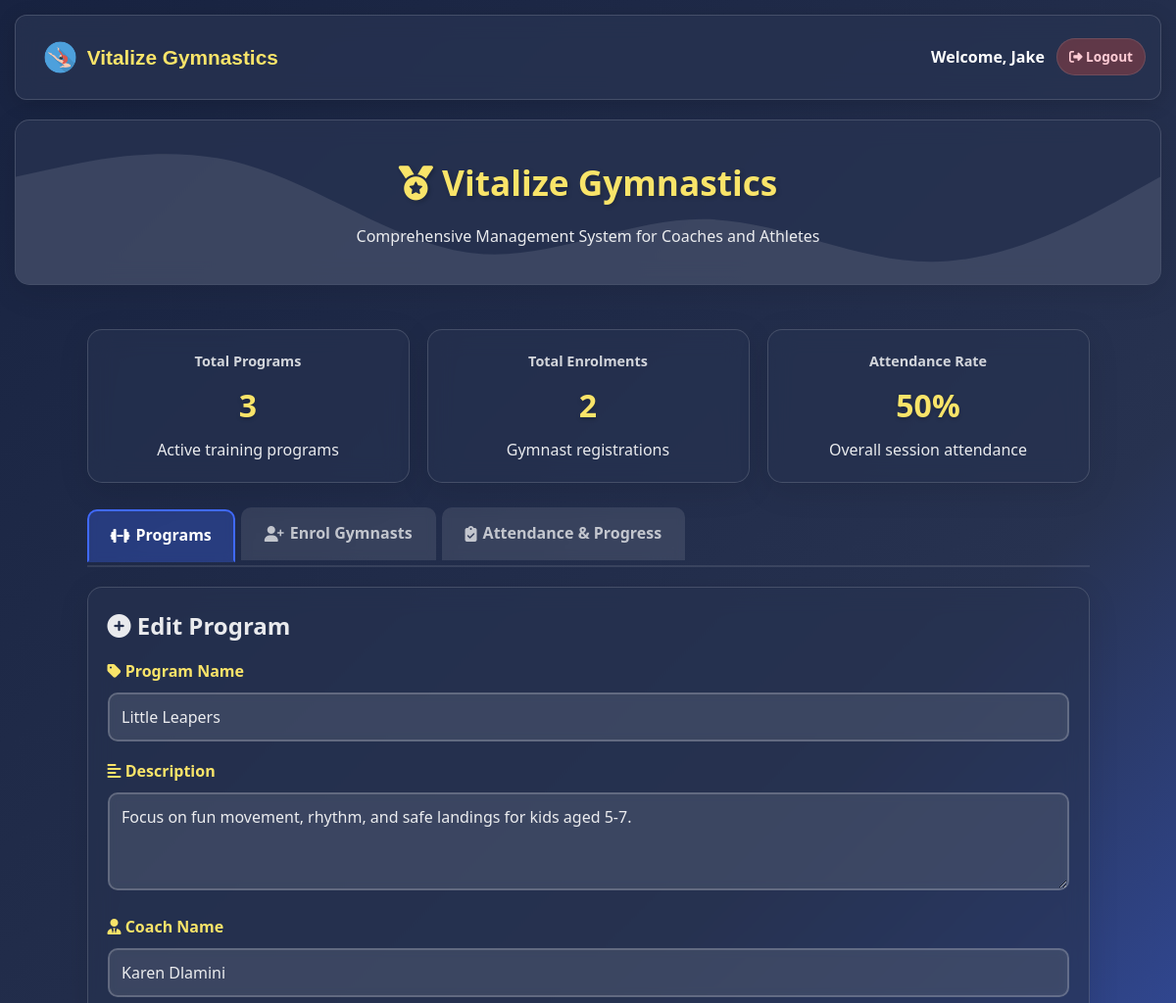
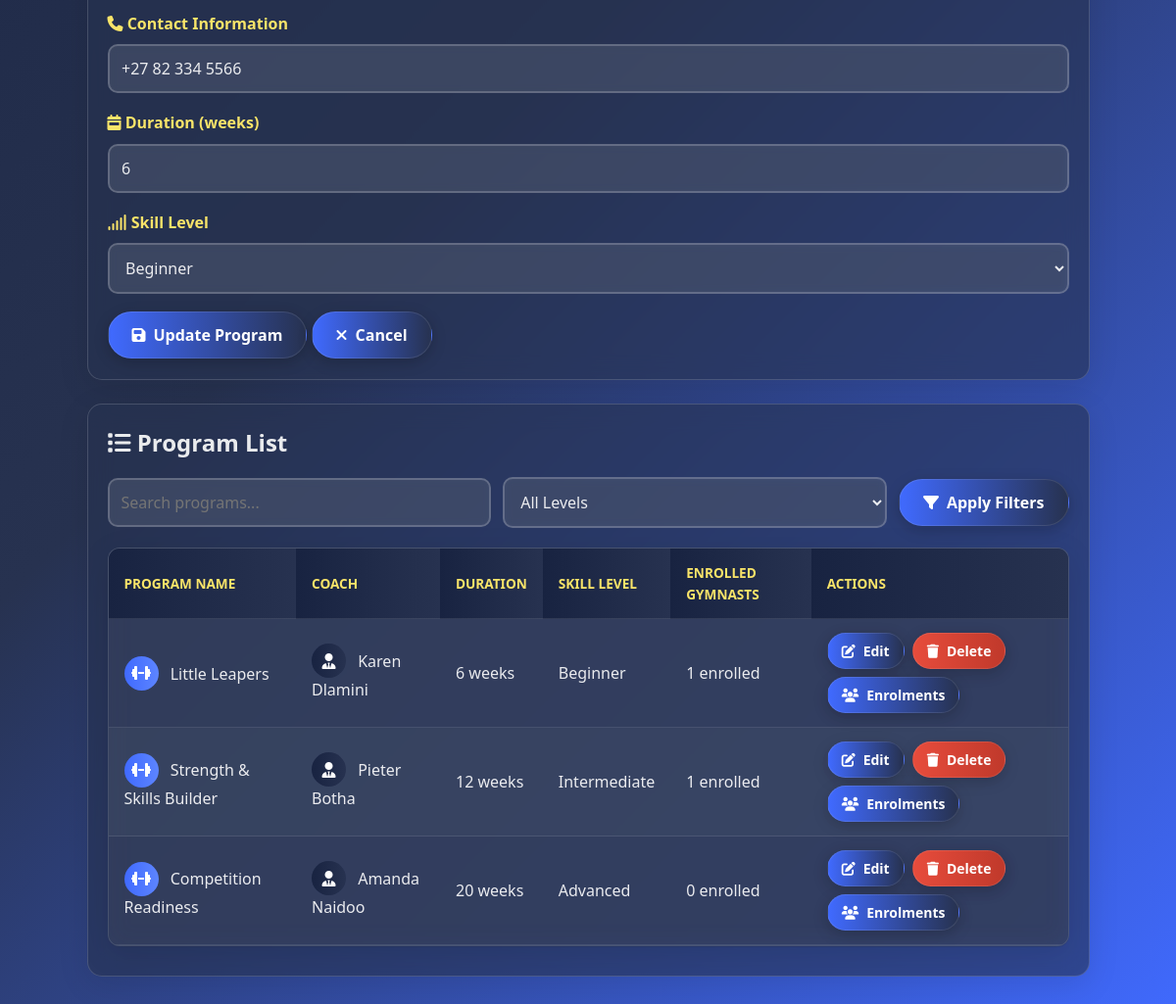
Page /index.php?edit=1 (signed in) on the committed database (2 pictures, top to bottom).
### tables this page shows
CREATE TABLE `programs` (
  `id` int(11) NOT NULL,
  `name` varchar(255) NOT NULL,
  `description` text NOT NULL,
  `coachName` varchar(255) NOT NULL,
  `contact` varchar(255) NOT NULL,
  `duration` int(11) NOT NULL,
  `skillLevel` enum('Beginner','Intermediate','Advanced') NOT NULL,
  `createdAt` timestamp NOT NULL DEFAULT current_timestamp()
);

### index.php (the view, shortened to what this page needs)
<?php
include 'config.php';
function filterPrograms($pdo, $searchTerm = '', $skillLevel = '') {
    $query = "SELECT p.*, COUNT(e.id) as enrolmentCount FROM programs p
              LEFT JOIN enrolments e ON p.id = e.programId";
    $params = [];
    $query .= " GROUP BY p.id";
    $stmt = $pdo->prepare($query);
    $stmt->execute($params);
    return $stmt->fetchAll(PDO::FETCH_ASSOC);
}
function getAllPrograms($pdo) {
    $stmt = $pdo->prepare("SELECT * FROM programs");
    $stmt->execute();
    return $stmt->fetchAll(PDO::FETCH_ASSOC);
}
function getAllEnrolments($pdo) {
    $stmt = $pdo->prepare("SELECT e.*, p.name as programName FROM enrolments e
                          JOIN programs p ON e.programId = p.id");
    $stmt->execute();
    return $stmt->fetchAll(PDO::FETCH_ASSOC);
}
function getAttendanceStats($pdo) {
    $stmt = $pdo->prepare("SELECT
                          COUNT(*) as totalSessions,
                          SUM(attended) as attendedSessions
                          FROM attendance");
    $stmt->execute();
    return $stmt->fetch(PDO::FETCH_ASSOC);
}
$searchTerm = $_GET['search'] ?? '';
$filterLevel = $_GET['skillLevel'] ?? '';
$filteredPrograms = filterPrograms($pdo, $searchTerm, $filterLevel);
$allPrograms = getAllPrograms($pdo);
$allEnrolments = getAllEnrolments($pdo);
$attendanceStats = getAttendanceStats($pdo);
$editingProgram = null;
if (isset($_GET['edit'])) {
    $programId = $_GET['edit'];
    $stmt = $pdo->prepare("SELECT * FROM programs WHERE id = ?");
    $stmt->execute([$programId]);
    $editingProgram = $stmt->fetch(PDO::FETCH_ASSOC);
}
?>
<!DOCTYPE html>
<html lang="en">
<head>
    <link rel="stylesheet" href="style.css">
    <link rel="stylesheet" href="https://cdnjs.cloudflare.com/ajax/libs/font-awesome/6.4.0/css/all.min.css">
</head>
<body>
    <nav class="navbar">
        <div class="navbar-left">
            <img src="acrobat.png" alt="Acrobat Logo" class="acrobat_logo"> Vitalize Gymnastics
        </div>
        <div class="navbar-right">
            <span>Welcome, <?php echo htmlspecialchars($_SESSION['username']); ?></span>
            <a href="logout.php" class="logout-btn"><i class="fas fa-sign-out-alt"></i> Logout</a>
        </div>
    </nav>
    <header>
        <div class="container">
            <h1><i class="fas fa-medal"></i> Vitalize Gymnastics</h1>
            <p>Comprehensive Management System for Coaches and Athletes</p>
        </div>
    </header>
    <div class="container">
        <div class="stats-container">
            <div class="stat-card">
                <div class="stat-label">Total Programs</div>
                <div class="stat-number"><?php echo count($allPrograms); ?></div>
                <div class="stat-desc">Active training programs</div>
            </div>
            <div class="stat-card">
                <div class="stat-label">Total Enrolments</div>
                <div class="stat-number"><?php echo count($allEnrolments); ?></div>
                <div class="stat-desc">Gymnast registrations</div>
            </div>
            <div class="stat-card">
                <div class="stat-label">Attendance Rate</div>
                <div class="stat-number">
                    <?php
                    $totalSessions = $attendanceStats['totalSessions'] ?? 0;
                    $attendedSessions = $attendanceStats['attendedSessions'] ?? 0;
                    echo $totalSessions > 0 ? round(($attendedSessions / $totalSessions) * 100) : 0;
                    ?>%
                </div>
                <div class="stat-desc">Overall session attendance</div>
            </div>
        </div>
        <div class="tabs">
            <div class="tab active" onclick="switchTab('programs')">
                <i class="fas fa-dumbbell"></i> Programs
            </div>
            <div class="tab" onclick="switchTab('enrolment')">
                <i class="fas fa-user-plus"></i> Enrol Gymnasts
            </div>
            <div class="tab" onclick="switchTab('attendance')">
                <i class="fas fa-clipboard-check"></i> Attendance & Progress
            </div>
        </div>
        <div id="programs" class="tab-content active">
            <div class="card">
                <h2><i class="fas fa-plus-circle"></i> <?php echo $editingProgram ? 'Edit Program' : 'Add New Program'; ?></h2>
                <form method="POST">
                    <div class="form-group">
                        <label for="name"><i class="fas fa-tag"></i> Program Name</label>
                        <input type="text" id="name" name="name" value="<?php echo $editingProgram ? htmlspecialchars($editingProgram['name']) : ''; ?>" required>
                    </div>
                    <div class="form-group">
                        <label for="description"><i class="fas fa-align-left"></i> Description</label>
                        <textarea id="description" name="description" required><?php echo $editingProgram ? htmlspecialchars($editingProgram['description']) : ''; ?></textarea>
                    </div>
                    <div class="form-group">
                        <label for="coachName"><i class="fas fa-user-tie"></i> Coach Name</label>
                        <input type="text" id="coachName" name="coachName" value="<?php echo $editingProgram ? htmlspecialchars($editingProgram['coachName']) : ''; ?>" required>
                    </div>
                    <div class="form-group">
                        <label for="contact"><i class="fas fa-phone"></i> Contact Information</label>
                        <input type="text" id="contact" name="contact" value="<?php echo $editingProgram ? htmlspecialchars($editingProgram['contact']) : ''; ?>" required>
                    </div>
                    <div class="form-group">
                        <label for="duration"><i class="fas fa-calendar-week"></i> Duration (weeks)</label>
                        <input type="number" id="duration" name="duration" min="1" value="<?php echo $editingProgram ? $editingProgram['duration'] : ''; ?>" required>
                    </div>
                    <div class="form-group">
                        <label for="skillLevel"><i class="fas fa-signal"></i> Skill Level</label>
                        <select id="skillLevel" name="skillLevel" required>
                            <?php foreach (SKILL_LEVELS as $level): ?>
                                <option value="<?php echo $level; ?>" <?php echo ($editingProgram && $editingProgram['skillLevel'] === $level) ? 'selected' : ''; ?>>
                                    <?php echo $level; ?>
                                </option>
                            <?php endforeach; ?>
                        </select>
                    </div>
                    <button type="submit"><i class="fas fa-save"></i> <?php echo $editingProgram ? 'Update Program' : 'Add Program'; ?></button>
                    <?php if ($editingProgram): ?>
                        <a href="index.php"><button type="button"><i class="fas fa-times"></i> Cancel</button></a>
                    <?php endif; ?>
                </form>
            </div>
            <div class="card">
                <h2><i class="fas fa-list"></i> Program List</h2>
                <div class="search-filter">
                    <input type="text" placeholder="Search programs..." id="searchInput" value="<?php echo htmlspecialchars($searchTerm); ?>">
                    <select id="levelFilter">
                        <option value="">All Levels</option>
                    </select>
                    <button onclick="applyFilters()"><i class="fas fa-filter"></i> Apply Filters</button>
                </div>
                <table>
                    <thead>
                        <tr>
                            <th>Program Name</th>
                            <th>Coach</th>
                            <th>Duration</th>
                            <th>Skill Level</th>
                            <th>Enrolled Gymnasts</th>
                            <th>Actions</th>
                        </tr>
                    </thead>
                    <tbody>
                        <?php if (empty($filteredPrograms)): ?>
                            <tr>
                                <td colspan="6" style="text-align: center;">No programs found</td>
                            </tr>
                        <?php else: ?>
                            <?php foreach ($filteredPrograms as $program): ?>
                                <tr>
                                    <td><div class="gymnast-icon"><i class="fas fa-dumbbell"></i></div> <?php echo htmlspecialchars($program['name']); ?></td>
                                    <td><div class="coach-icon"><i class="fas fa-user-tie"></i></div> <?php echo htmlspecialchars($program['coachName']); ?></td>
                                    <td><?php echo $program['duration']; ?> weeks</td>
                                    <td><span class="badge"><?php echo $program['skillLevel']; ?></span></td>
                                    <td><?php echo $program['enrolmentCount']; ?> enrolled</td>
                                    <td class="action-buttons">
                                        <a href="?edit=<?php echo $program['id']; ?>"><button><i class="fas fa-edit"></i> Edit</button></a>
                                        <form method="POST" style="display: inline;">
                                            <button type="submit" class="delete" onclick="return confirm('Are you sure you want to delete this program?')"><i class="fas fa-trash"></i> Delete</button>
                                        </form>
                                        <a href="?view=<?php echo $program['id']; ?>#enrolment"><button><i class="fas fa-users"></i> Enrolments</button></a>
                                    </td>
                                </tr>
                            <?php endforeach; ?>
                        <?php endif; ?>
                    </tbody>
                </table>
            </div>
        </div>
    </div>
</body>
</html>

### rows in the picture
programs: name "Little Leapers", description "Focus on fun movement, rhythm, and safe landings for kids aged 5-7.", coachName "Karen Dlamini", contact "+27 82 334 5566", duration "6", skillLevel "Beginner", enrolmentCount "1"
programs: name "Strength & Skills Builder", coachName "Pieter Botha", duration "12", skillLevel "Intermediate", enrolmentCount "1"
programs: name "Competition Readiness", coachName "Amanda Naidoo", duration "20", skillLevel "Advanced", enrolmentCount "0"

### other values in the picture
$_SESSION['username'] "Jake"
count($allPrograms) "3"
count($allEnrolments) "2"
